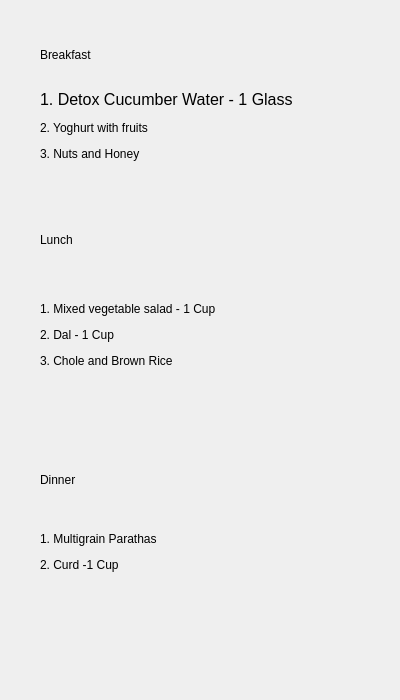
<?xml version="1.0" encoding="UTF-8"?>
<ui version="4.0">
 <class>owdietday4</class>
 <widget class="QDialog" name="owdietday4">
  <property name="geometry">
   <rect>
    <x>0</x>
    <y>0</y>
    <width>400</width>
    <height>700</height>
   </rect>
  </property>
  <property name="windowTitle">
   <string>Day4 Diet</string>
  </property>
  <widget class="QLabel" name="label_5">
   <property name="geometry">
    <rect>
     <x>40</x>
     <y>465</y>
     <width>300</width>
     <height>30</height>
    </rect>
   </property>
   <property name="text">
    <string>&lt;html&gt;&lt;head/&gt;&lt;body&gt;&lt;p&gt;Dinner&lt;/p&gt;&lt;/body&gt;&lt;/html&gt;</string>
   </property>
  </widget>
  <widget class="QLabel" name="label_6">
   <property name="geometry">
    <rect>
     <x>40</x>
     <y>510</y>
     <width>300</width>
     <height>125</height>
    </rect>
   </property>
   <property name="text">
    <string>&lt;html&gt;&lt;head/&gt;&lt;body&gt;&lt;p&gt;1. Multigrain Parathas &lt;/p&gt;&lt;p&gt;2. Curd -1 &lt;span style=&quot; background-color:transparent;&quot;&gt;Cup &lt;/span&gt;&lt;/p&gt;&lt;p&gt;&lt;br/&gt;&lt;/p&gt;&lt;/body&gt;&lt;/html&gt;</string>
   </property>
   <property name="textFormat">
    <enum>Qt::RichText</enum>
   </property>
  </widget>
  <widget class="QLabel" name="label_2">
   <property name="geometry">
    <rect>
     <x>40</x>
     <y>90</y>
     <width>300</width>
     <height>100</height>
    </rect>
   </property>
   <property name="text">
    <string>&lt;html&gt;&lt;head/&gt;&lt;body&gt;&lt;p&gt;&lt;span style=&quot; font-size:12pt; background-color:transparent;&quot;&gt;1. Detox Cucumber Water - 1 Glass&lt;/span&gt;&lt;/p&gt;&lt;p&gt;2. Yoghurt with fruits&lt;/p&gt;&lt;p&gt;3. Nuts and Honey&lt;/p&gt;&lt;p&gt;&lt;br/&gt;&lt;/p&gt;&lt;/body&gt;&lt;/html&gt;</string>
   </property>
  </widget>
  <widget class="QLabel" name="label_4">
   <property name="geometry">
    <rect>
     <x>40</x>
     <y>280</y>
     <width>300</width>
     <height>150</height>
    </rect>
   </property>
   <property name="text">
    <string>&lt;html&gt;&lt;head/&gt;&lt;body&gt;&lt;p&gt;1. Mixed vegetable salad - 1 Cup&lt;/p&gt;&lt;p&gt;2. Dal - 1 Cup&lt;/p&gt;&lt;p&gt;3. Chole and Brown Rice&lt;/p&gt;&lt;p&gt;&lt;br/&gt;&lt;/p&gt;&lt;/body&gt;&lt;/html&gt;</string>
   </property>
  </widget>
  <widget class="QLabel" name="label">
   <property name="geometry">
    <rect>
     <x>40</x>
     <y>40</y>
     <width>300</width>
     <height>30</height>
    </rect>
   </property>
   <property name="text">
    <string>&lt;html&gt;&lt;head/&gt;&lt;body&gt;&lt;p&gt;Breakfast&lt;/p&gt;&lt;/body&gt;&lt;/html&gt;</string>
   </property>
  </widget>
  <widget class="QLabel" name="label_3">
   <property name="geometry">
    <rect>
     <x>40</x>
     <y>225</y>
     <width>300</width>
     <height>30</height>
    </rect>
   </property>
   <property name="text">
    <string>&lt;html&gt;&lt;head/&gt;&lt;body&gt;&lt;p&gt;Lunch&lt;/p&gt;&lt;/body&gt;&lt;/html&gt;</string>
   </property>
  </widget>
 </widget>
 <resources/>
 <connections/>
</ui>
